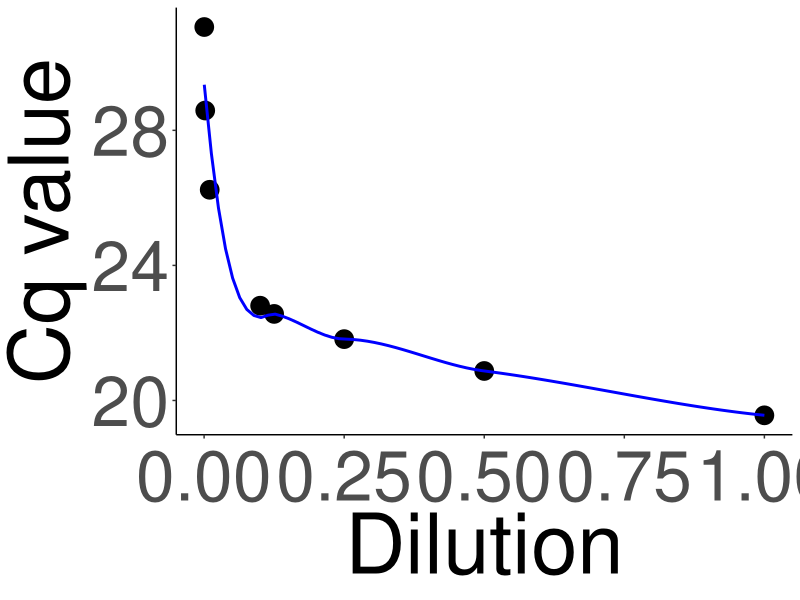
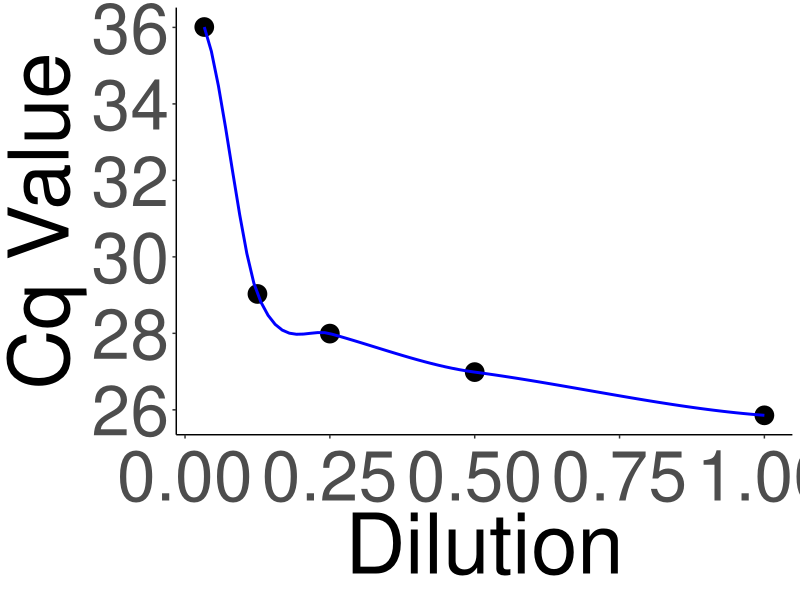
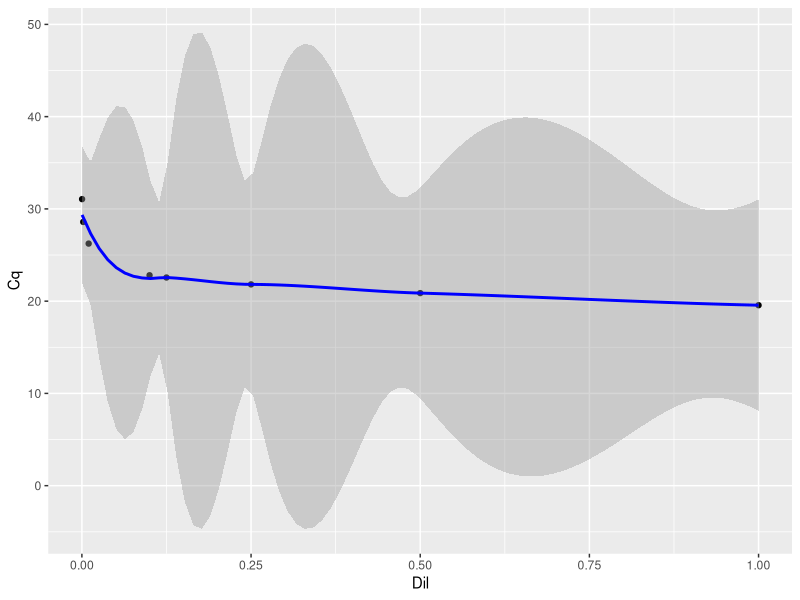

Here is the R script that generated these plots, in order:
#Cq Standards#
#Tidy up the data and graph them (with a trendline?)

#Read in files
Bl <- read.csv("Blood Standards.csv")
eDNA <-read.csv("+eDNA Standards.csv")

#clean up
names(Bl) <- c("Dil", "Cq", "ng/uL") #Re-name columns
names(eDNA) <- c("Dil", "Cq", "ng/uL")

library(ggplot2)
library(plyr)
library(dplyr)

#Plotting

#plot(Cq~Dil, Bl, xlab="Dilution Factor", ylab="Cq Value",abline(line), col="red", untf=TRUE))

#Blood standards plot
ggplot(Bl, aes(x = Dil, y = Cq)) + geom_point(size=6)+ geom_smooth(method='loess', color="blue", se=F) +xlab("Dilution")+ylab("Cq value")+theme_classic(base_size = 11, base_family = "")+theme(axis.title.x = element_text(size=60),
       axis.text.x  = element_text(vjust=0.5, size=50),
       axis.title.y = element_text(size=60),
       axis.text.y= element_text(vjust=0.5, size=50))
  
  
fit <- lm(Bl$Cq~log(Bl$Dil)) #code for a logistic regression of fit
summary(fit) #spits out the results

#eDNA standards plot
ggplot(eDNA, aes(x = Dil, y = Cq)) + geom_point(size=6) + geom_smooth(method='loess', color="blue",se=F) +xlab("Dilution")+ylab("Cq Value")+theme_classic(base_size = 11, base_family = "")+theme(axis.title.x = element_text(size=60),                                  axis.text.x  = element_text(vjust=0.5, size=50),                                        axis.title.y = element_text(size=60),                                                   axis.text.y= element_text(vjust=0.5, size=50))


fit <- lm(Bl$Cq~log(Bl$Dil)) #code for a logistic regression of fit
summary(fit) #spits out the results


ggplot(Bl, aes(x = Dil, y = Cq)) + geom_point() +stat_smooth(method="loess",formula=y~x,col="blue", se=T)
